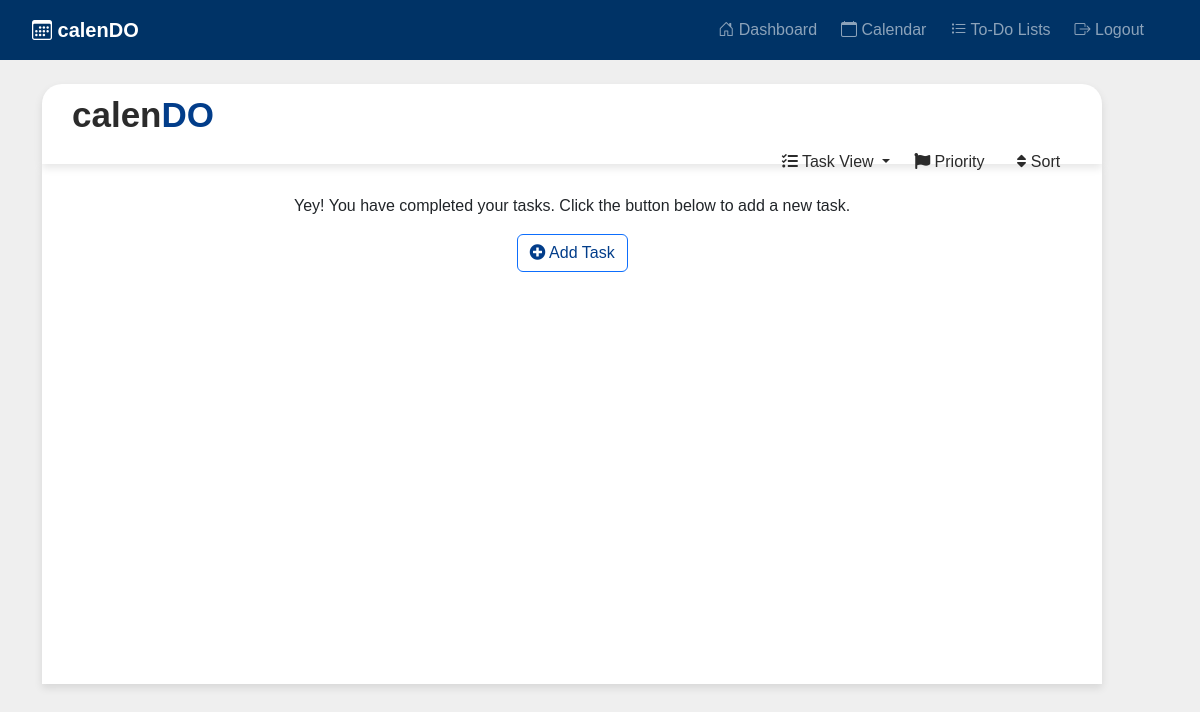
Page /todo/ (signed in) on the earlier database version.
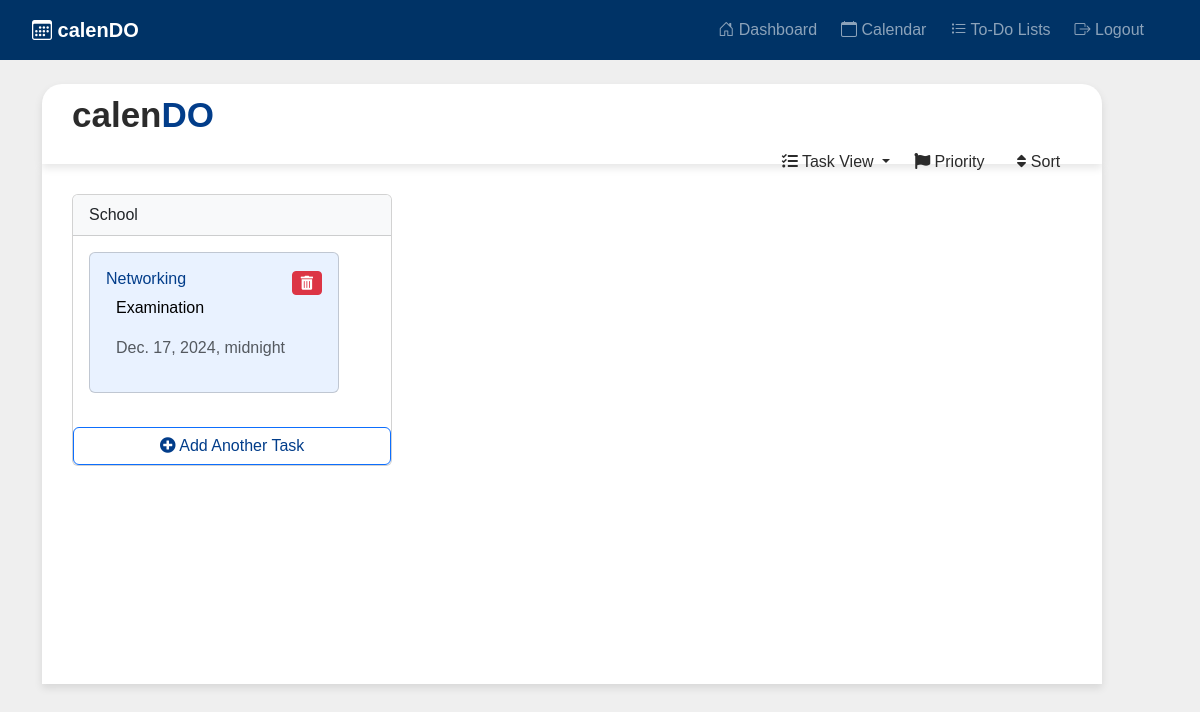
Same page on the later database version.
### calendo/models.py (models this page shows, shortened)
class Task(models.Model):
    user = models.ForeignKey(User, on_delete=models.CASCADE, null=True, blank=True)
    task_name = models.CharField(max_length=200)
    description = models.TextField(null=True, blank=True)
    status = models.BooleanField(default=False)
    section = models.CharField(max_length=200, null=True, blank=True)
    priority = models.CharField(max_length=200, null=True, blank=True)
    due_date = models.DateTimeField(null=True, blank=True)
    created = models.DateTimeField(auto_now_add=True)
    class Meta:
        ordering = ['status']

### calendo/views.py (the view)
# urls.py: path('todo/', views.todo_index, name='todo_index'),
@login_required(login_url='login')
def todo_index(request):
    tasks = Task.objects.filter(user=request.user)
    sections_and_tasks = {}
    for task in tasks:
        if task.section not in sections_and_tasks:
            sections_and_tasks[task.section] = []
        sections_and_tasks[task.section].append(task)
    return render(request, 'todo/todo-index.html', {'sections_and_tasks': sections_and_tasks})

### templates/todo/todo-index.html (shortened to what this page needs)
<head>
    <link rel="stylesheet" href="https://cdnjs.cloudflare.com/ajax/libs/font-awesome/6.0.0-beta3/css/all.min.css">
    <link rel="stylesheet" href="https://cdn.jsdelivr.net/npm/bootstrap@5.3.0-alpha1/dist/css/bootstrap.min.css">
</head>
{% extends "partials/base.html" %}
{% block content %}
<div class="container mt-4 animate__animated animate__fadeIn">
    <div class="sticky-header">
        <h1 class="text-primary calendo"><span class="calen">calen</span><span class="do">DO</span></h1>
        <div class="d-flex justify-content-end mb-1">
            <button class="btn dropdown-toggle no-border-btn" type="button" id="taskViewDropdown" data-bs-toggle="dropdown" aria-expanded="false">
                <i class="fas fa-tasks"></i> Task View
            </button>
            <button class="btn no-border-btn me-2" data-bs-toggle="modal" data-bs-target="#priorityModal">
                <i class="fas fa-flag"></i> Priority
            </button>
            <button class="btn no-border-btn" data-bs-toggle="modal" data-bs-target="#sortModal">
                <i class="fas fa-sort"></i> Sort
            </button>
        </div>
    </div>
    <div class="task-container">
        <div class="d-flex flex-row">
            {% if sections_and_tasks %}
                {% for section, tasks in sections_and_tasks.items %}
                <div class="section-container">
                    <div class="card">
                        <div class="card-header bg-light">{{ section }}</div>
                        <div class="card-body tasks-wrapper">
                            {% for task in tasks %}
                            <div class="card mb-2 task-card" data-task-id="{{ task.id }}" data-task-priority="{{ task.priority }}" data-task-due-date="{{ task.due_date }}">
                                <div class="card-body">
                                    <div class="d-flex align-items-center">
                                        <h5 class="card-title task-title">{{ task.task_name }}</h5>
                                        <button class="btn btn-danger btn-sm ms-auto delete-task-btn" data-task-id="{{ task.id }}" data-bs-toggle="modal" data-bs-target="#deleteTaskModal">
                                            <i class="fas fa-trash-alt"></i>
                                        </button>
                                    </div>
                                    <div class="task-content">
                                        <p class="card-text task-text">{{ task.description }}</p>
                                        <p class="text-muted task-date">{{ task.due_date }}</p>
                                    </div>
                                </div>
                            </div>
                            {% endfor %}
                        </div>
                        <div class="add-task-container">
                            <button class="btn btn-outline-primary w-100 add-task-btn" data-bs-toggle="modal" data-bs-target="#addTaskModal">
                                <i class="fas fa-plus-circle"></i> Add Another Task
                            </button>
                        </div>
                    </div>
                </div>
                {% endfor %}
            {% else %}
                <div class="col-md-12 text-center">
                    <p>Yey! You have completed your tasks. Click the button below to add a new task.</p>
                    <button class="btn btn-outline-primary add-task-btn" data-bs-toggle="modal" data-bs-target="#addTaskModal">
                        <i class="fas fa-plus-circle"></i> Add Task
                    </button>
                </div>
            {% endif %}
        </div>
    </div>
</div>
{% endblock %}

Differences in the rows shown:
added Task: section "School", task_name "Networking", description "Examination", due_date "Dec. 17, 2024, midnight"
Other differences:
text no longer shown: "Yey! You have completed your tasks. Click the button below to add a new task. Add Task"
